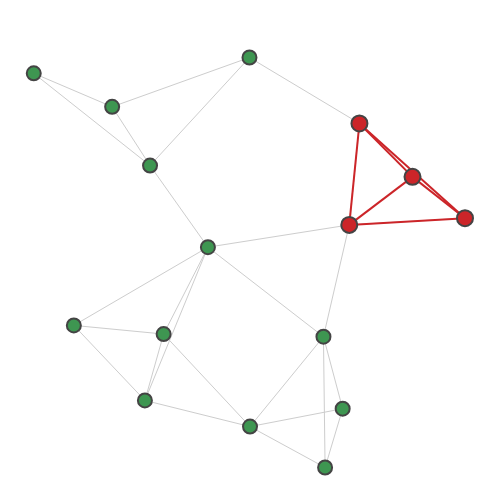

The cell this chart's notebook holds for it:
### Code cell
plot.graph(G_ul, dense[4][0][1])

### Figure 1 — Plotly figure (JSON) as saved in the notebook; plotly's stock layout.template omitted (floating-point values rounded to 4 significant figures)
{"data": [{"hoverinfo": "none", "line": {"color": "#CDCDCD", "width": 1}, "mode": "lines", "type": "scatter", "x": [0.8762, 0.4095, null, 0.8762, 0.4506, null, 0.8762, 0.6645, null, 0.4095, 0.4506, null, 0.4095, 0.6645, null, 0.4095, 0.3055, null, 0.4095, -0.1604, null, 0.4506, 0.6645, null, 0.4506, 0.0072, null, -0.8627, -0.5465, null, -0.8627, -0.3938, null, -0.5465, -0.3938, null, -0.5465, 0.0072, null, -0.3938, 0.0072, null, -0.3938, -0.1604, null, -0.4144, -0.339, null, -0.4144, -0.1604, null, -0.4144, -0.701, null, -0.4144, 0.009346, null, -0.339, -0.1604, null, -0.339, -0.701, null, -0.339, 0.009346, null, -0.1604, -0.701, null, -0.1604, 0.3055, null, 0.3829, 0.009346, null, 0.3829, 0.3055, null, 0.3829, 0.3121, null, 0.009346, 0.3055, null, 0.009346, 0.3121, null, 0.3055, 0.3121, null], "y": [0.1777, 0.1462, null, 0.1777, 0.6254, null, 0.1777, 0.373, null, 0.1462, 0.6254, null, 0.1462, 0.373, null, 0.1462, -0.3821, null, 0.1462, 0.04082, null, 0.6254, 0.373, null, 0.6254, 0.9369, null, 0.862, 0.704, null, 0.862, 0.4265, null, 0.704, 0.4265, null, 0.704, 0.9369, null, 0.4265, 0.9369, null, 0.4265, 0.04082, null, -0.6831, -0.3696, null, -0.6831, 0.04082, null, -0.6831, -0.3288, null, -0.6831, -0.8067, null, -0.3696, 0.04082, null, -0.3696, -0.3288, null, -0.3696, -0.8067, null, 0.04082, -0.3288, null, 0.04082, -0.3821, null, -0.7222, -0.8067, null, -0.7222, -0.3821, null, -0.7222, -1, null, -0.8067, -0.3821, null, -0.8067, -1, null, -0.3821, -1, null]}, {"hoverinfo": "none", "line": {"color": "#cc2529", "width": 2}, "mode": "lines", "type": "scatter", "x": [0.8762, 0.4095, null, 0.8762, 0.4506, null, 0.8762, 0.6645, null, 0.4095, 0.4506, null, 0.4095, 0.6645, null, 0.4506, 0.6645, null], "y": [0.1777, 0.1462, null, 0.1777, 0.6254, null, 0.1777, 0.373, null, 0.1462, 0.6254, null, 0.1462, 0.373, null, 0.6254, 0.373, null]}, {"hoverinfo": "text", "marker": {"color": "#3e9651", "line": {"width": 2}, "size": 14}, "mode": "markers", "text": ["0", "1", "2", "3", "4", "5", "6", "7", "8", "9", "10", "11", "12", "13", "14", "15"], "type": "scatter", "x": [0.8762, 0.4095, 0.4506, 0.6645, -0.8627, -0.5465, -0.3938, 0.0072, -0.4144, -0.339, -0.1604, -0.701, 0.3829, 0.009346, 0.3055, 0.3121], "y": [0.1777, 0.1462, 0.6254, 0.373, 0.862, 0.704, 0.4265, 0.9369, -0.6831, -0.3696, 0.04082, -0.3288, -0.7222, -0.8067, -0.3821, -1]}, {"hoverinfo": "text", "marker": {"color": "#cc2529", "line": {"width": 2}, "size": 16}, "mode": "markers", "text": ["0", "1", "2", "3"], "type": "scatter", "x": [0.8762, 0.4095, 0.4506, 0.6645], "y": [0.1777, 0.1462, 0.6254, 0.373]}], "layout": {"height": 500, "hovermode": "closest", "margin": {"b": 0, "l": 0, "r": 0, "t": 25}, "plot_bgcolor": "#ffffff", "showlegend": false, "width": 500, "xaxis": {"showgrid": false, "showticklabels": false, "zeroline": false}, "yaxis": {"showgrid": false, "showticklabels": false, "zeroline": false}}}
